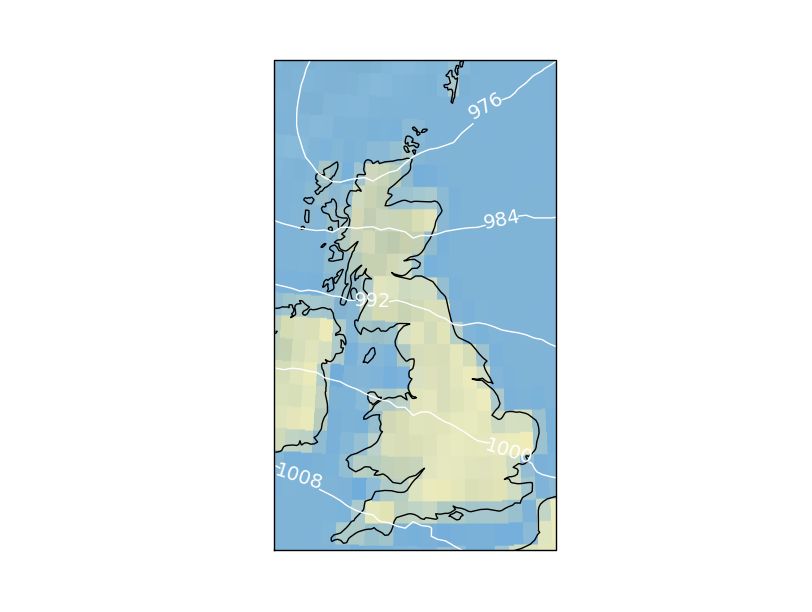

Python code for this plot:
import os

import matplotlib.pyplot as plt

import iris
from iris.experimental.animate import animate
import iris.plot as iplt


def custom_contour(*args, **kwargs):
    result = iplt.contour(*args, colors='white')
    plt.clabel(result, inline=1, fontsize=14, fmt='%i', colors='white')
    ax = plt.gca()
    ax.stock_img()
    ax.coastlines(resolution='50m')


def main(path):
    fdirs = os.path.join(path, 'pressure/*')

    pressure = iris.load_cube(fdirs, 'mslpressure')

    pressure_slices = pressure.slices(['projection_y_coordinate',
                                       'projection_x_coordinate'])
    # Subsample the cube, correct units and convert to millibars
    pressure_slices = [slice[::10, ::10] for slice in pressure_slices]
    for slice in pressure_slices:
        slice.units = 'mb/10'
        slice.convert_units('mb')

    ani = animate(pressure_slices, custom_contour)

    print 'saving...'
    ani.save('wind_simple.avi', bitrate=1000)
    print 'completed'
    plt.show()


if __name__ == '__main__':
    main('/data/local/cpelley/tmp_data/FOSS4G')
